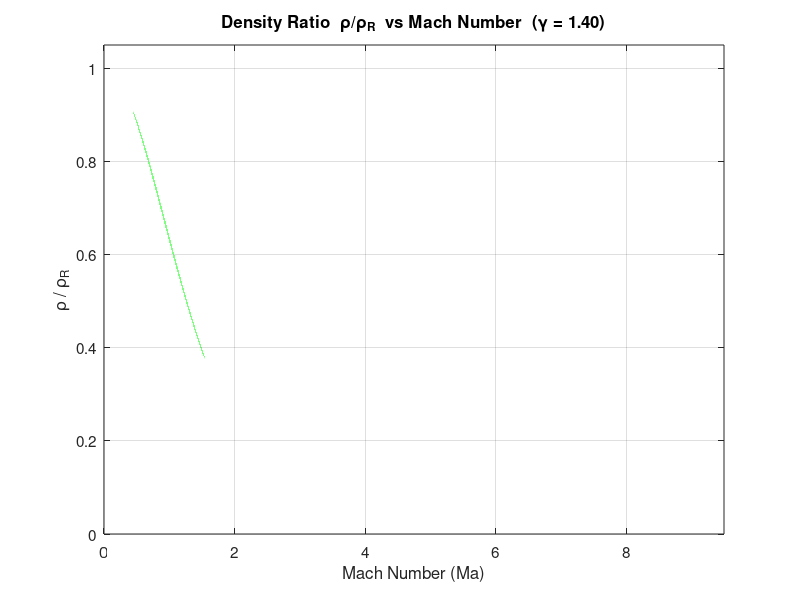

Recreate this plot in MATLAB. (Note: this script raises an error after producing the figure.)
clear;
close all;

k  = 1.4;                        % Gamma (ratio of specific heats)
Ma = 0 : 0.00001 : 5.5;        % Mach number vector

exponent    = 1 / (k - 1);
rho_ratio   = 1 ./ (1 + ((k - 1) / 2) .* Ma.^2) .^ exponent;

figure('Name', 'Density Ratio vs Mach Number', 'NumberTitle', 'off');
plot(Ma, rho_ratio, 'g-', 'LineWidth', 1.5);
grid on;
xlabel('Mach Number (Ma)', 'FontSize', 12);
ylabel('\rho / \rho_R', 'FontSize', 12);
title(sprintf('Density Ratio  \\rho/\\rho_R  vs Mach Number  (\\gamma = %.2f)', k), ...
      'FontSize', 14);
xlim([0 9.5]);
ylim([0 1.05]);
set(gca, 'FontSize', 11);

output_table = table(Ma', rho_ratio', 'VariableNames', {'Mach', 'rho_rho_R'});
writetable(output_table, 'density_ratio_results.csv');
